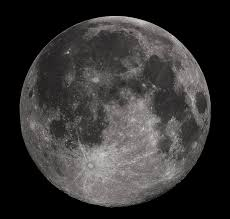
#> input picture CVIP/EP-6/image.jfif, 230 x 219 px
$ python EP-6.2.py
#> lines starting #> are read from the running program, lines starting #| are printed output that depends on the picture
import cv2
import numpy as np
img_path="image.jfif"
image=cv2.imread(img_path,cv2.IMREAD_GRAYSCALE)
#> image: shape (219, 230); min 0, max 217, mean 52.6
if image is None:
    print("Error")
else:
    mean=0
    std_dev=25
    gaussian_noise=np.random.normal(mean,std_dev,image.shape).astype(np.uint8)
    noisy_img=cv2.add(image,gaussian_noise)
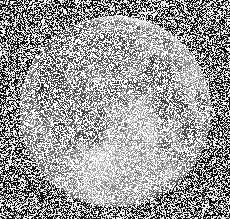
#> noisy_img: shape (219, 230); min 0, max 255, mean 156.3
    noisy_img=cv2.normalize(noisy_img,None,0,255,cv2.NORM_MINMAX).astype(np.uint8)
    cv2.imshow("Original image",image)
    cv2.imshow("Noisy image",noisy_img)
cv2.waitKey(0)
cv2.destroyAllWindows()
